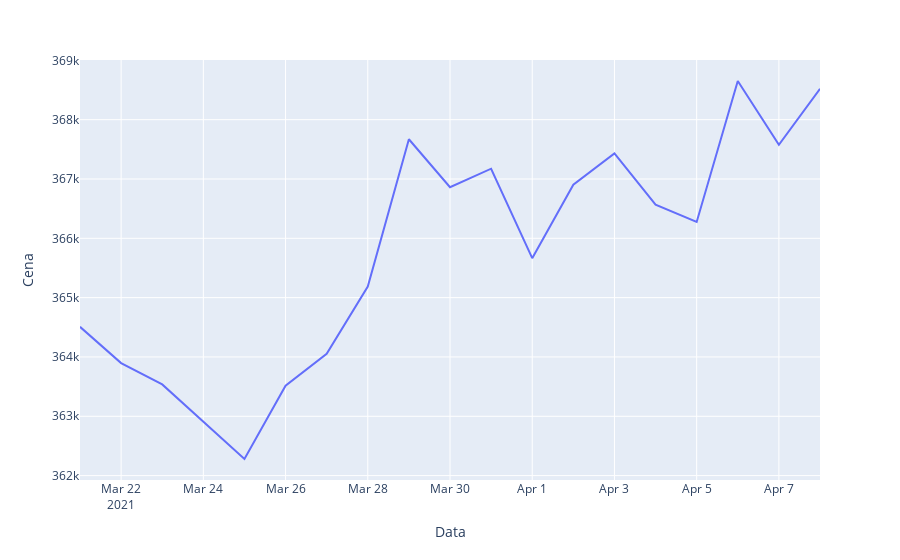

The notebook cell saved with this chart:
### Code cell
from data import calc_avg_price_per_day
import plotly.graph_objects as go
import plotly.express as px

avg_price_per_day = calc_avg_price_per_day(data)
fig = go.Figure(data=px.line(avg_price_per_day, x="Data", y="Cena"))
fig.show()

### Figure 1 — Plotly figure (JSON) as saved in the notebook; plotly's stock layout.template omitted (floating-point values rounded to 4 significant figures)
{"data": [{"hovertemplate": "Data=%{x}<br>Cena=%{y}<extra></extra>", "legendgroup": "", "line": {"color": "#636efa", "dash": "solid"}, "mode": "lines", "name": "", "orientation": "v", "showlegend": false, "type": "scatter", "x": ["2021-03-21", "2021-03-22", "2021-03-23", "2021-03-25", "2021-03-26", "2021-03-27", "2021-03-28", "2021-03-29", "2021-03-30", "2021-03-31", "2021-04-01", "2021-04-02", "2021-04-03", "2021-04-04", "2021-04-05", "2021-04-06", "2021-04-07", "2021-04-08"], "xaxis": "x", "y": [364500.0, 363900.0, 363500.0, 362300.0, 363500.0, 364100.0, 365200.0, 367700.0, 366900.0, 367200.0, 365700.0, 366900.0, 367400.0, 366600.0, 366300.0, 368700.0, 367600.0, 368500.0], "yaxis": "y"}], "layout": {"legend": {"tracegroupgap": 0}, "margin": {"t": 60}, "xaxis": {"anchor": "y", "domain": [0, 1], "title": {"text": "Data"}}, "yaxis": {"anchor": "x", "domain": [0, 1], "title": {"text": "Cena"}}}}
